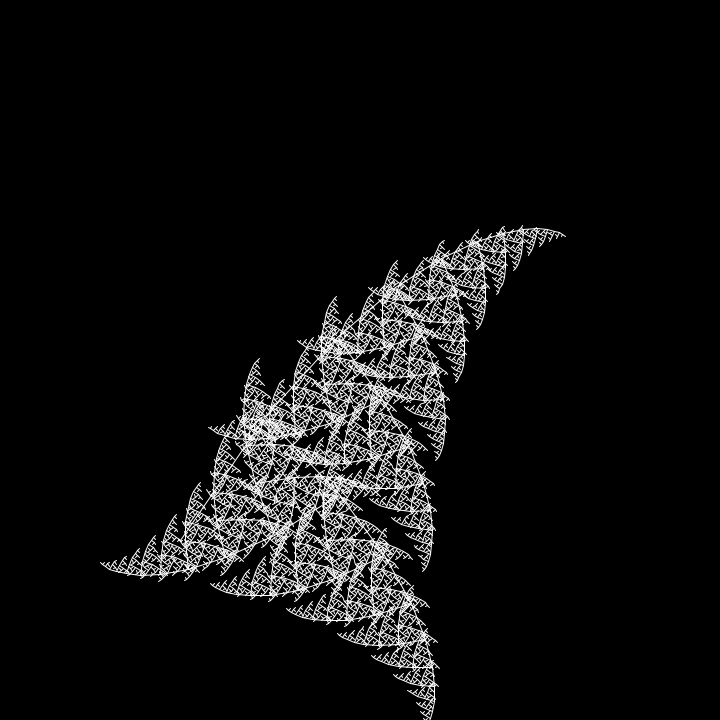
Frame 1 (no input)
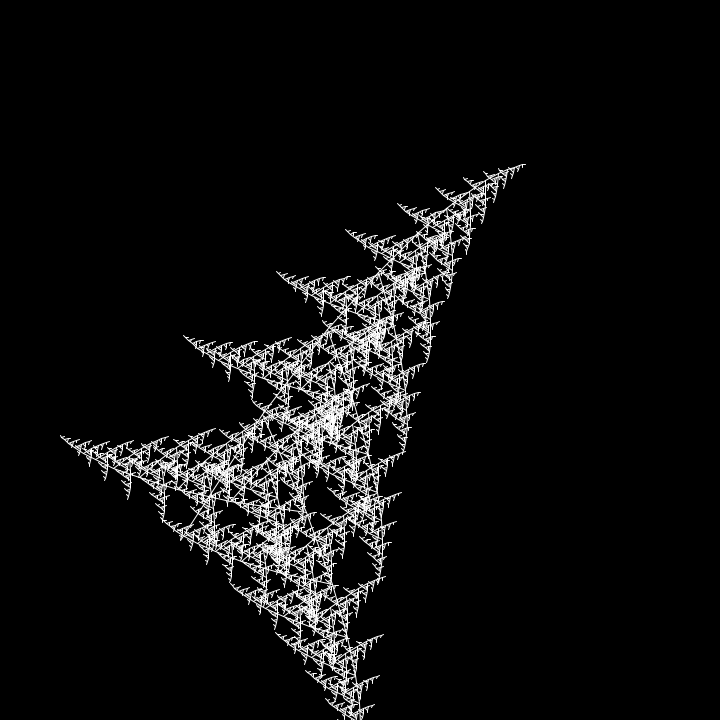
Frame 60 (the mouse pressed at the canvas centre just before this capture)
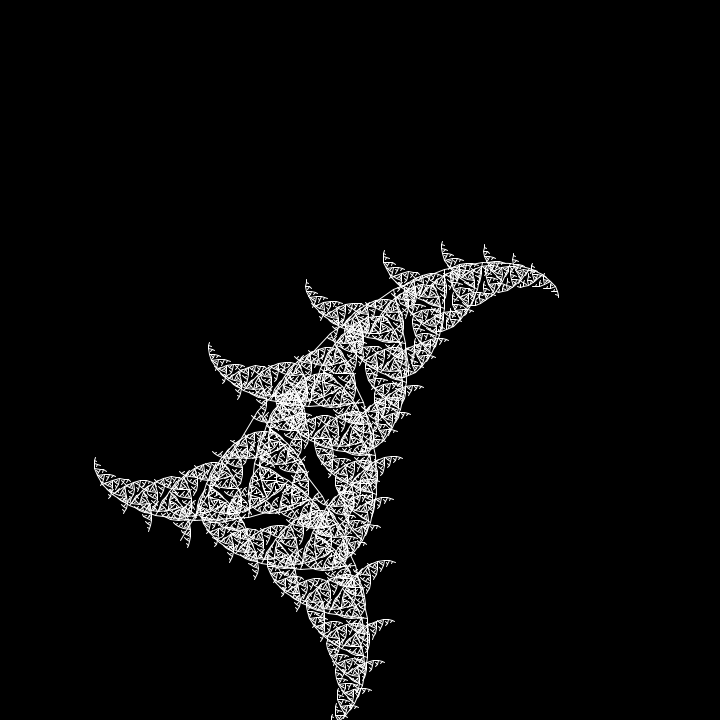
Frame 120 (the mouse held since frame 60 and released just before this capture)

The Processing sketch that drew these frames (run headless with seeded random() and noise(); from frame 60 on, the mouse is pressed at the canvas centre):

// Processing sketch: build
// ── build.pde
// Initial angle of tree
float a = -HALF_PI;
// Future branch length constant
float c = 1.4;

// Perlin noise values
float noiseTerm1 = 0.001;
float noiseTerm2 = 0.015;
float noiseTerm3 = 0.02;
float t1 = 0;
float t2 = 100;
float t3 = 1000;

void setup() {
  size(720,720);
}

void draw() {
  background(0);
  stroke(255);
  
  // Draw the tree
  drawTree(0.25*width,0.75*height,150,a);
  
  // Update the Perlin values
  t1 += noiseTerm1;
  t2 += noiseTerm2;
  t3 += noiseTerm3;
}

void drawTree(float x,float y,float branchLength,float theta) {
  theta += noise(t1);
  line(x,y,x+branchLength*cos(theta),y+branchLength*sin(theta));
  if(branchLength>3) {
    branchLength /= c;
    drawTree(x+c*branchLength*cos(theta),y+c*branchLength*sin(theta),branchLength,theta-0.9+noise(t2));
    drawTree(x+c*branchLength*cos(theta),y+c*branchLength*sin(theta),branchLength,theta+0.9+noise(t3));
  }
}
